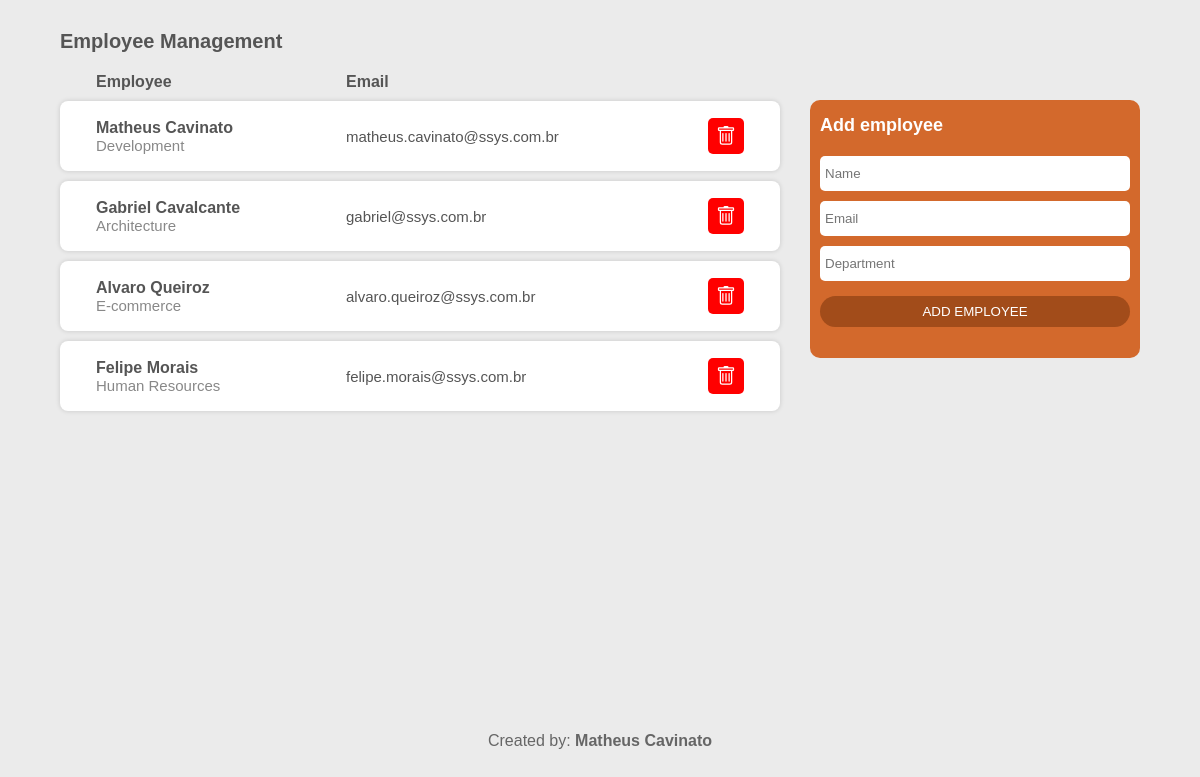
The app's page /employeeManagement/ with its own data.
### employeeManagement/models.py (models this page shows, shortened)
class Employee(models.Model):
    name = models.CharField(max_length=40)
    email = models.CharField(max_length=40)
    department = models.CharField(max_length=40)

### employeeManagement/views.py (the view)
# urls.py: path('employeeManagement/', views.EmployeeManagementPage, name='EmployeeManagement'),
def EmployeeManagementPage(request):
    employees_list = Employee.objects.order_by('id')
    form = EmployeeForm()
    context = {'employees_list': employees_list, 'form': form}
    return render(request, 'employeeManagement/index.html', context=context)

### employeeManagement/forms.py
class EmployeeForm(forms.Form):
    name = forms.CharField(max_length=40,
    widget=forms.TextInput(
    attrs={'class': 'input', 'placeholder': 'Name'}))
    email = forms.CharField(max_length=40,
    widget=forms.TextInput(
    attrs={'class': 'input', 'placeholder': 'Email'}))
    department = forms.CharField(max_length=40,
    widget=forms.TextInput(
    attrs={'class': 'input', 'placeholder': 'Department'}))

### employeeManagement/templates/employeeManagement/index.html (shortened to what this page needs)
<html>
    <head>
        {% load static %}
        <link rel="stylesheet" href="{% static 'employeeManagement/style.css' %}">
    </head>
    <body>
        <div class="container">
            <div class="title"><b>Employee Management</b></div>
            <div class="gridContainer">
                <div class="employeeContainer">
                    <div class="employeeHeader">
                        <div class="headerTitleEmployee"><b>Employee</b></div>
                        <div class="headerTitleEmail"><b>Email</b></div>
                    </div>
                    {% for employee in employees_list %}
                    <div class="employeeCard">
                        <div style="display: flex">
                            <div class="infoEmployee">
                                <div class="employeeName"><b>{{ employee.name }}</b></div>
                                <div class="employeeDepartment">{{ employee.department }}</div>
                            </div>
                            <div class="employeeEmail">{{ employee.email }}</div>
                        </div>
                        <a class="buttonDelete" href="{% url 'delete' employee.id %}"><button class="button"></button></a>
                    </div>
                    {% endfor %}
                </div>
                <div class="containerAddEmployee">
                    <div class="addEmployeeCard">
                        <form action="{% url 'add' %}" method="POST" role="form">
                            <div class="titleAddEmployee"><b>Add employee</b></div>
                            <div>{{ form.name }}</div>
                            <div>{{ form.email }}</div>
                            <div>{{ form.department }}</div>
                            <button class="buttonSubmit" type="submit">ADD EMPLOYEE</button>
                        </form>
                    </div>
                </div>
            </div>
            <div class="footer">Created by: <strong>Matheus Cavinato</strong></div>
        </div>
    </body>
</html>

### employeeManagement/static/employeeManagement/style.css (style rules this page uses)
body { margin: 30px 0; padding: 0; background: rgb(235,235,235); font-family: sans-serif; }
.container { width: 90%; max-width: 1100px; margin: 0 auto; min-height: calc(100% - 70px); position: relative; padding-bottom: 70px; }
.gridContainer { display: grid; grid-template-columns: 1fr 330px; grid-template-rows: 1fr; gap: 1px 30px; grid-template-areas: "employeeContainer containerAddEmployee"; }
.employeeContainer { grid-area: employeeContainer; }
.containerAddEmployee { grid-area: containerAddEmployee; }
.title { color: #555; font-size: 20px; margin-bottom: 20px; }
.employeeHeader { color: #555; display: flex; padding: 0 5%; }
.employeeCard { margin-top: 10px; background: #fff; border-radius: 8px; box-shadow: 0 0 5px rgba(0,0,0,0.15); display: flex; height: 70px; transition: 300ms; padding: 0 5%; justify-content: space-between; }
.headerTitleEmployee { width: 250px; }
.infoEmployee { align-self: center; width: 250px; }
.employeeName { font-size: 16px; color: #555; }
.employeeDepartment { font-size: 15px; color: #888; }
.employeeEmail { align-self: center; font-size: 15px; color: #555; }
.addEmployeeCard { background: #D3692C; border-radius: 10px; padding: 15px 10px; position: relative; top: 27px; }
.titleAddEmployee { color: #fff; font-size: 18px; margin-bottom: 10px; }
.input { width: 100%; margin-top: 10px; border-radius: 5px; height: 35px; appearance: none !important; border: none !important; outline: none !important; padding: 0 5px; }
.buttonSubmit { cursor: pointer; margin-top: 15px; padding: 8px 0; width: 100%; background: #A24C1A; color: #fff; outline: 0; border: 0; border-radius: 100px; transition: 300ms; }
.buttonDelete { align-self: center; color: #fff; appearance: none; border: none; background: #fff; }
.button { background: red; color: #fff; padding: 8px ; border-radius: 5px; border: 0; outline: 0; cursor: pointer; }
.footer { position: absolute; bottom: 20px; left: 50%; transform: translateX(-50%); color: #666; }

### records on screen
Employee: name "Matheus Cavinato", department "Development", email "matheus.cavinato@ssys.com.br"
Employee: name "Gabriel Cavalcante", department "Architecture", email "gabriel@ssys.com.br"
Employee: name "Alvaro Queiroz", department "E-commerce", email "alvaro.queiroz@ssys.com.br"
Employee: name "Felipe Morais", department "Human Resources", email "felipe.morais@ssys.com.br"
